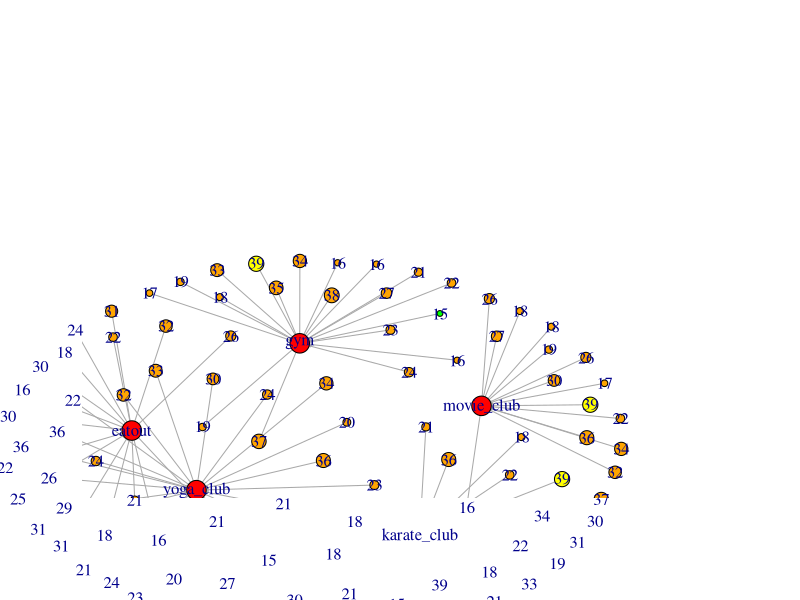
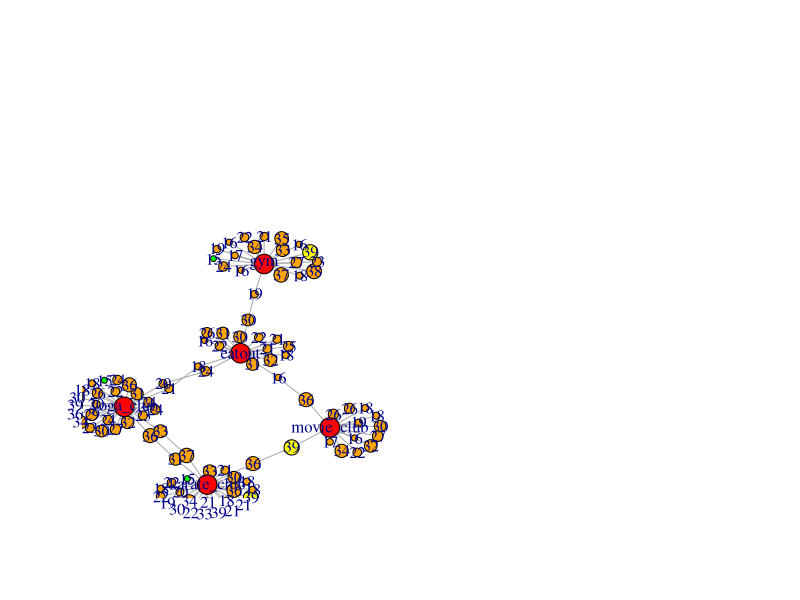
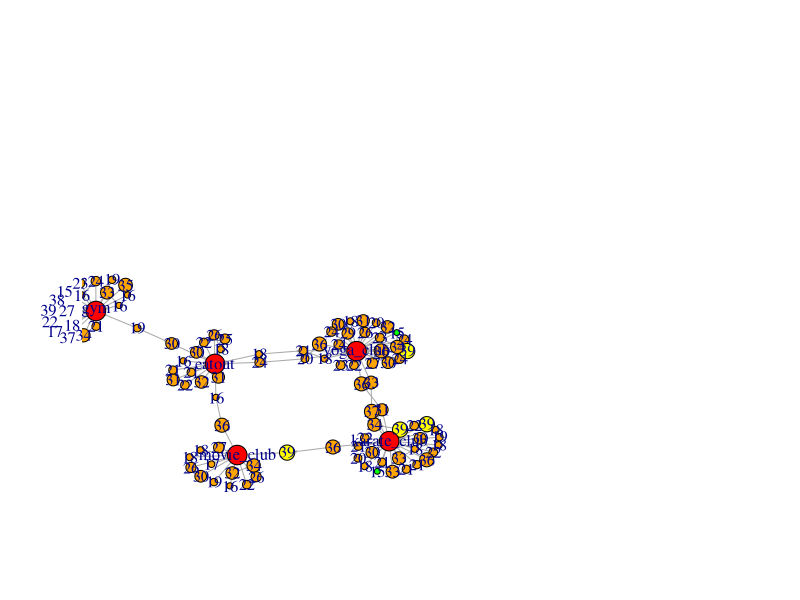
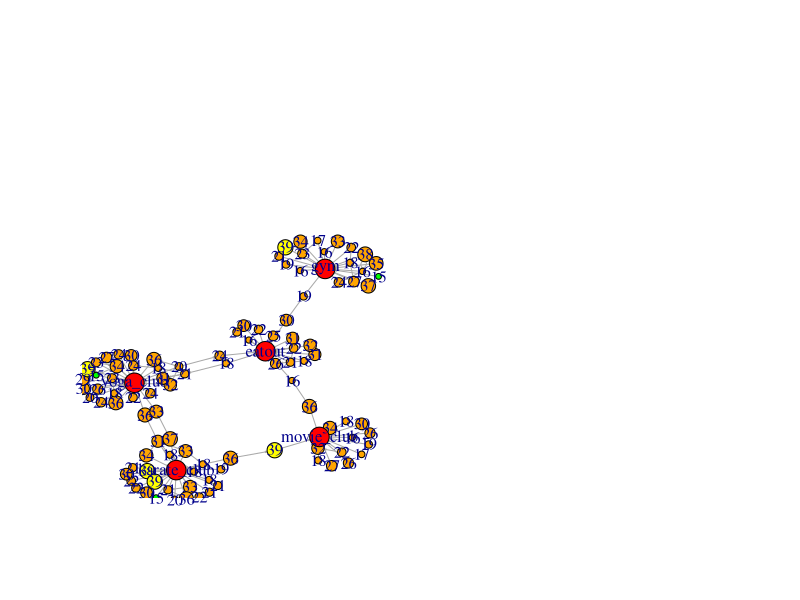
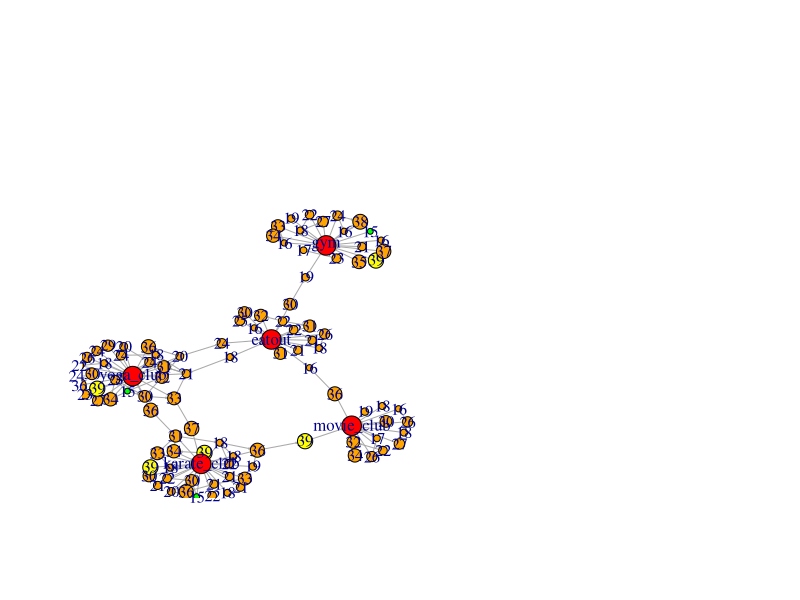
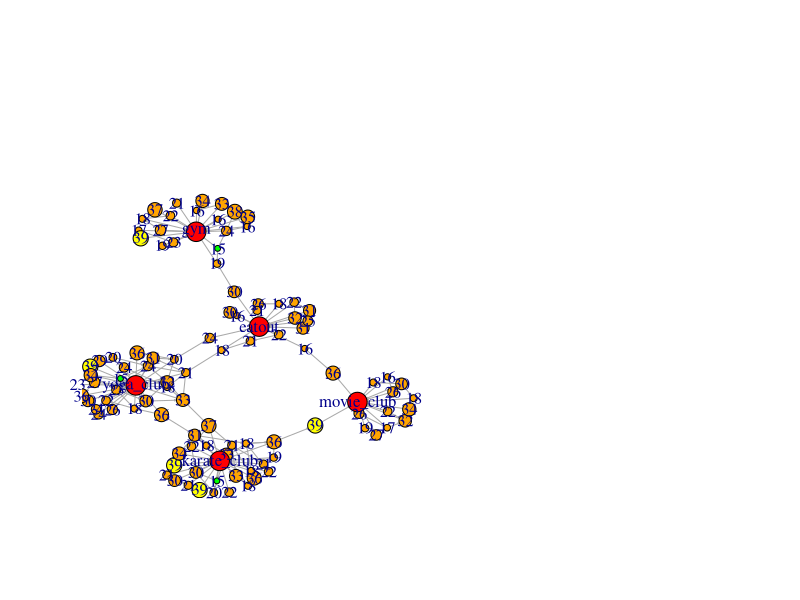

The R source for these figures, in order: (Note: a time limit stopped this script after it produced the figures.)
  library(igraph)
  
  
  G <- make_empty_graph(100) %>% 
    set_vertex_attr("name",value = as.integer(runif(100,15,40))) %>% 
    set_vertex_attr("Type",value = "Person")
  
  #adding foci nodes
  add_foci_nodes <- function(G)
  {
    i = gorder(G) + 1
    foci_nodes = c("gym","eatout","movie_club","karate_club","yoga_club")
    for(j in 1:5)
    {
      G = G + vertices(i)
      G = set_vertex_attr(G,"name",index = i,value = foci_nodes[j])
      G = set_vertex_attr(G,"Type",index = i,value = "foci")
      i = i + 1
    }
    return(G) 
  }
  
  
  #get the size of the nodes
  get_size <- function(G)
  {
    num = gorder(G)
    nsl <- c()
    for (i in 1:num)
    {
      if (V(G)[i]$Type == "Person")
        nsl<- c(nsl,V(G)[i]$name)
      else
        nsl <- c(nsl,50)
    }
    return(nsl)
  }
  
  
  #get the label of the nodes
  get_labels <- function(G)
  {
    num = gorder(G)
    ll <- c()
    for (i in 1:num)
    {
      if(V(G)[i]$Type == "Person")
        ll <- c(ll,(V(G)[i]$name))
      else
        ll <- c(ll,V(G)[i]$name)
    }
    return(ll)
  }
  
  #get the color of the nodes
  get_color <- function(G)
  {
    num = gorder(G)
    cl <- c()
    for (i in 1:num)
    {
      if(V(G)[i]$Type == "Person")
        if(V(G)[i]$name == 15)
          cl <- c(cl,"green")
        else if(V(G)[i]$name == 39)
          cl <- c(cl,"yellow")
        else
          cl <- c(cl,"orange")
      else
        cl <- c(cl,"red")
    }
    return(cl)
  }
  
  
  get_person_nodes <- function()
  {
    num = gorder(G)
    for (i in 1:num)
    {
      p <- c()
      for (i in 1:num)
      {
        if(V(G)[i]$Type == "Person")
          p <- c(p,i)
      }
    }
    print(p)
    return (p)
  }
  
  #get foci nodes
  get_foci_nodes <- function()
  {
    num = gorder(G)
    for (i in 1:num)
    {
      f <- c()
      for (i in 1:num)
      {
        if(V(G)[i]$Type == "foci")
          f <- c(f,i)
      }
    }
    return (f)
  }
  
  add_foci_edges <- function(G)
  {
    f = get_foci_nodes()
    p = get_person_nodes()
    for (j in p)
    {
      r = sample(f,1)
      G = G + edge(j,r)
    }
    return(G)
  }
  
  #finding homophily
  homophily <-function(G)
  { i =0
    pnodes = get_person_nodes()
    for (u in pnodes){
      for (v in pnodes)
      {
        if (u!=v)
        {
         
          diff = abs(as.integer(V(G)[u]$name) -as.integer( V(G)[v]$name))
          p = 1/(diff + 1000)
         
          r = runif(1)
   
          if (r < p)
          {
            i = i+1
            print(i)
            G = G + edges(u,v)
          }
        }
      }
    }
    return (G)
  }
  cmn <- function(u,v,G)
  {
    nv = neighbors(G,v)
    nu = neighbors(G,u)
    return (length(intersect(nv,nu)))
  }
  
  #finding closures
  closures <- function(G)
  {
    arr <- c()
    num = gorder(G)
    for (u in 1:num)
      for (v in 1:num)
      {
        if(u!=v && (V(G)[u]$Type == "Person" || V(G)[v]$Type == "foci"))
        {
          k = cmn(u,v,G)
          p = 1 - (1-0.01)^k
          temp <- c()
          temp <- c(temp,u)
          temp <- c(temp,v)
          temp <- c(temp,p)
          arr <- rbind(arr,temp)
        }
      }
    for (each in 1:nrow(arr))
    {
      u = arr[each,1]
      v = arr[each,2]
      p = arr[each,3]
      r = runif(1)
      if (r < p)
      {
        G = G + edges(u,v)
      }
    }
    return (G)
  }
  
  G = add_foci_nodes(G)
  nodesize = get_size(G)
  labels = get_labels(G)
  color_arr = get_color(G)
  G = add_foci_edges(G)

  
  #plotting graphs
  
  
  plot(G,vertex.label = labels,vertex.size=as.integer(nodesize),vertex.label.font = 0.01,
       rescale = FALSE, ylim=c(-4,12),xlim=c(-4,12), asp = 0,layout = layout.kamada.kawai,
       vertex.color = color_arr,edge.arrow.size = 0.1)
    G = homophily(G)

  plot(G,vertex.label = labels,vertex.size=as.integer(nodesize),vertex.label.font = 0.01,
       rescale = FALSE, ylim=c(-4,12),xlim=c(-4,12), asp = 0,layout = layout.kamada.kawai,
       vertex.color = color_arr,edge.arrow.size = 0.1)
  while(1){
  G = closures(G)
  plot(G,vertex.label = labels,vertex.size=as.integer(nodesize),vertex.label.font = 0.01,
       rescale = FALSE, ylim=c(-4,12),xlim=c(-4,12), asp = 0,layout = layout.kamada.kawai,
       vertex.color = color_arr,edge.arrow.size = 0.1)}
  
    
